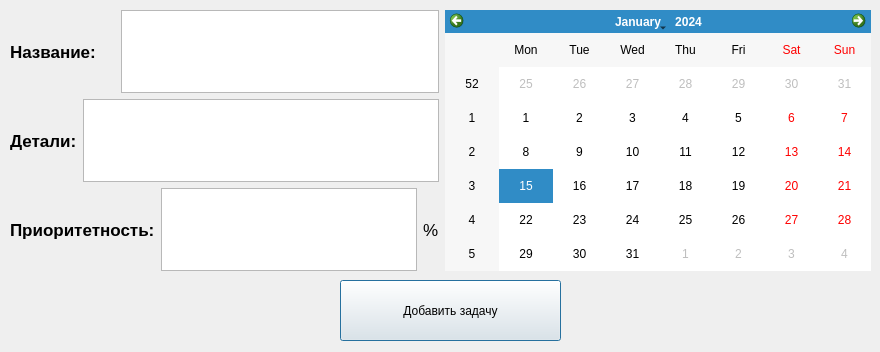
<?xml version="1.0" encoding="UTF-8"?>
<ui version="4.0">
 <class>addnewtaskwindow</class>
 <widget class="QDialog" name="addnewtaskwindow">
  <property name="geometry">
   <rect>
    <x>0</x>
    <y>0</y>
    <width>880</width>
    <height>352</height>
   </rect>
  </property>
  <property name="minimumSize">
   <size>
    <width>880</width>
    <height>352</height>
   </size>
  </property>
  <property name="maximumSize">
   <size>
    <width>880</width>
    <height>352</height>
   </size>
  </property>
  <property name="windowTitle">
   <string>Новая задача</string>
  </property>
  <widget class="QPushButton" name="pushButton">
   <property name="geometry">
    <rect>
     <x>340</x>
     <y>280</y>
     <width>221</width>
     <height>61</height>
    </rect>
   </property>
   <property name="text">
    <string>Добавить задачу</string>
   </property>
  </widget>
  <widget class="QWidget" name="layoutWidget">
   <property name="geometry">
    <rect>
     <x>10</x>
     <y>10</y>
     <width>861</width>
     <height>261</height>
    </rect>
   </property>
   <layout class="QHBoxLayout" name="horizontalLayout_4">
    <item>
     <layout class="QVBoxLayout" name="verticalLayout">
      <item>
       <layout class="QHBoxLayout" name="horizontalLayout">
        <item>
         <widget class="QLabel" name="label">
          <property name="font">
           <font>
            <pointsize>13</pointsize>
            <weight>75</weight>
            <bold>true</bold>
           </font>
          </property>
          <property name="text">
           <string>Название:    </string>
          </property>
         </widget>
        </item>
        <item>
         <widget class="QTextEdit" name="_tasktitlearea"/>
        </item>
       </layout>
      </item>
      <item>
       <layout class="QHBoxLayout" name="horizontalLayout_2">
        <item>
         <widget class="QLabel" name="label_2">
          <property name="font">
           <font>
            <pointsize>13</pointsize>
            <weight>75</weight>
            <bold>true</bold>
           </font>
          </property>
          <property name="text">
           <string>Детали:</string>
          </property>
         </widget>
        </item>
        <item>
         <widget class="QTextEdit" name="_taskdetailsarea"/>
        </item>
       </layout>
      </item>
      <item>
       <layout class="QHBoxLayout" name="horizontalLayout_3">
        <item>
         <widget class="QLabel" name="label_3">
          <property name="font">
           <font>
            <pointsize>13</pointsize>
            <weight>75</weight>
            <bold>true</bold>
           </font>
          </property>
          <property name="text">
           <string>Приоритетность:</string>
          </property>
         </widget>
        </item>
        <item>
         <widget class="QTextEdit" name="_taskpriorityarea"/>
        </item>
        <item>
         <widget class="QLabel" name="label_4">
          <property name="font">
           <font>
            <pointsize>13</pointsize>
           </font>
          </property>
          <property name="text">
           <string>%</string>
          </property>
         </widget>
        </item>
       </layout>
      </item>
     </layout>
    </item>
    <item>
     <widget class="QCalendarWidget" name="calendarWidget"/>
    </item>
   </layout>
  </widget>
 </widget>
 <resources/>
 <connections/>
</ui>
